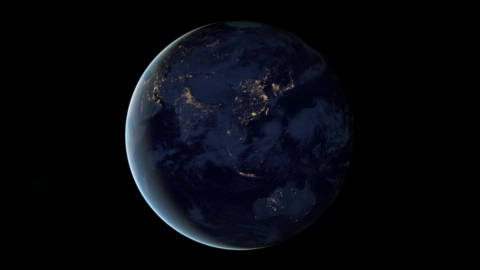
#> input picture frame 0 of Cluster01-Multimedia-Fundamentals/inputs/sample.mp4, 480 x 270 px
$ python video_frame_extraction.py
#> lines starting #> are read from the running program, lines starting #| are printed output that depends on the picture
import cv2
from pathlib import Path


# ---------------------------------------------------------
# Directory Configuration
# ---------------------------------------------------------

INPUT_DIR = Path(__file__).parent.parent / "inputs"
OUTPUT_DIR = Path(__file__).parent.parent / "outputs"

OUTPUT_DIR.mkdir(parents=True, exist_ok=True)


# ---------------------------------------------------------
# Video Frame Extraction
# ---------------------------------------------------------

def extract_video_frames(video_path):

    # Open the video
    video = cv2.VideoCapture(str(video_path))

    if not video.isOpened():
        print("Error: Could not open video.")
        return

    # Get video information
    fps = video.get(cv2.CAP_PROP_FPS)
    total_frames = int(video.get(cv2.CAP_PROP_FRAME_COUNT))
    width = int(video.get(cv2.CAP_PROP_FRAME_WIDTH))
    height = int(video.get(cv2.CAP_PROP_FRAME_HEIGHT))

    duration = total_frames / fps if fps > 0 else 0

    print("\n========== VIDEO INFORMATION ==========")

    print("File Name:", video_path.name)
    print("Width:", width)
    print("Height:", height)
    print("Resolution:", width, "x", height)
    print("Frame Rate:", round(fps, 2), "FPS")
    print("Total Frames:", total_frames)
    print("Duration:", round(duration, 3), "seconds")

    print("\n========== FRAME EXTRACTION ==========")

    # Number of frames to extract
    number_of_frames = 5

    # Calculate interval between extracted frames
    if total_frames > number_of_frames:
        interval = total_frames // number_of_frames
    else:
        interval = 1

    extracted_count = 0

    for i in range(number_of_frames):

        frame_number = i * interval

        # Do not go beyond the video
        if frame_number >= total_frames:
            break

        # Move video to the required frame
        video.set(
            cv2.CAP_PROP_POS_FRAMES,
            frame_number
        )

        success, frame = video.read()

        if not success:
            print(
                "Could not read frame:",
                frame_number
            )
            continue

        output_path = (
            OUTPUT_DIR /
            f"frame_{extracted_count + 1}.jpg"
        )

        cv2.imwrite(
            str(output_path),
            frame
        )

        extracted_count += 1

        print(
            f"Frame {extracted_count} "
            f"extracted from frame number "
            f"{frame_number}"
        )

        print(
            "Saved at:",
            output_path
        )
#> this loop made 5 passes
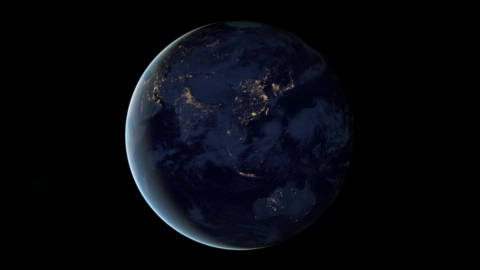
#> input picture frame 0 of Cluster01-Multimedia-Fundamentals/inputs/sample.mp4, 480 x 270 px
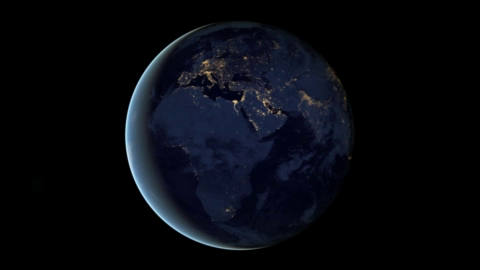
#> input picture frame 180 of Cluster01-Multimedia-Fundamentals/inputs/sample.mp4, 480 x 270 px
#> pass 3, in extract_video_frames, `success, frame = video.read()`:
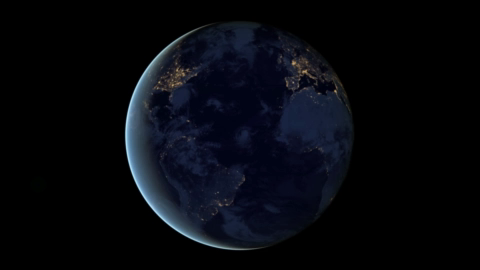
#> frame: shape (270, 480, 3); mean B, G, R 13.7, 8.2, 6.4
#> after the loop, extracted_count = 5

    # Release video
    video.release()

    print("\n========================================")
    print(" VIDEO FRAME EXTRACTION COMPLETED")
    print("Frames extracted:", extracted_count)
#| Frames extracted: 5
    print("========================================")


# ---------------------------------------------------------
# Main Program
# ---------------------------------------------------------

if __name__ == "__main__":

    video_files = list(INPUT_DIR.glob("*.mp4"))
    video_files += list(INPUT_DIR.glob("*.avi"))
    video_files += list(INPUT_DIR.glob("*.mkv"))

    if not video_files:

        print(
            "No video found in the inputs folder."
        )

        print(
            "Please add an MP4, AVI, or MKV video."
        )

    else:

        video_path = video_files[0]

        print("\n========================================")
        print(" UNIT 1 - VIDEO FRAME EXTRACTION")
        print("========================================")

        extract_video_frames(video_path)

$ run again, starting later in the video
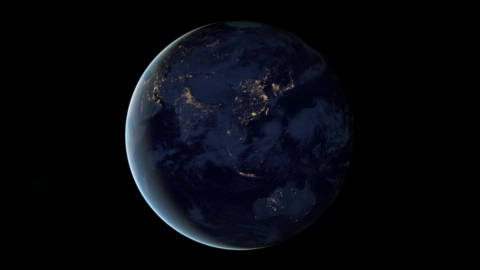
#> input picture frame 0 of Cluster01-Multimedia-Fundamentals/inputs/sample.mp4, 480 x 270 px
#> the loop in extract_video_frames, `for i in range(number_of_frames): ` made 5 passes
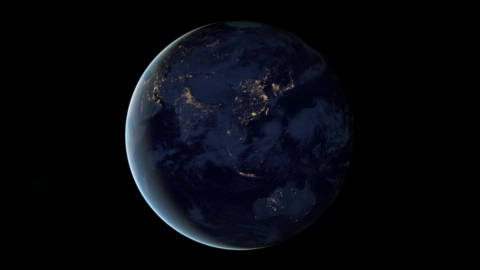
#> input picture frame 0 of Cluster01-Multimedia-Fundamentals/inputs/sample.mp4, 480 x 270 px
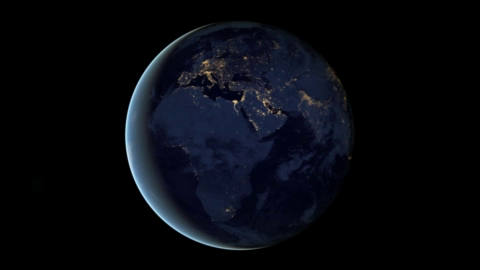
#> input picture frame 180 of Cluster01-Multimedia-Fundamentals/inputs/sample.mp4, 480 x 270 px
#> after the loop in extract_video_frames, `for i in range(number_of_frames):`: extracted_count = 5
#| Frames extracted: 5

$ run again, starting later in the video
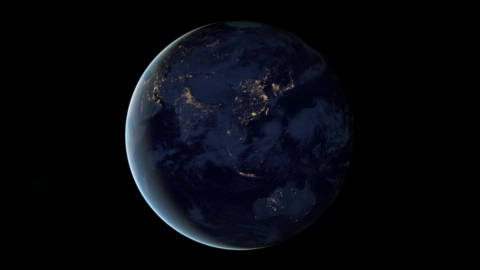
#> input picture frame 0 of Cluster01-Multimedia-Fundamentals/inputs/sample.mp4, 480 x 270 px
#> the loop in extract_video_frames, `for i in range(number_of_frames): ` made 5 passes
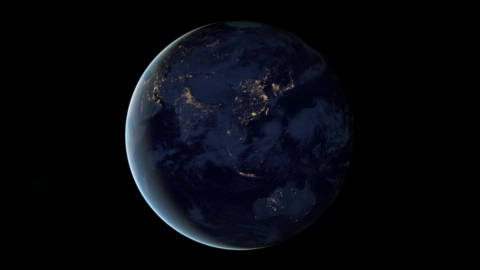
#> input picture frame 0 of Cluster01-Multimedia-Fundamentals/inputs/sample.mp4, 480 x 270 px
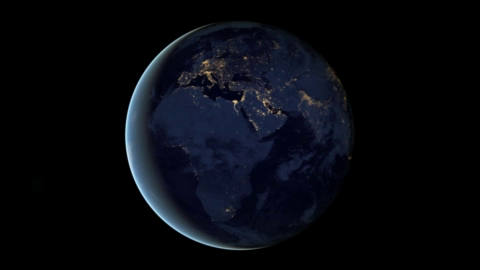
#> input picture frame 180 of Cluster01-Multimedia-Fundamentals/inputs/sample.mp4, 480 x 270 px
#> after the loop in extract_video_frames, `for i in range(number_of_frames):`: extracted_count = 5
#| Frames extracted: 5
